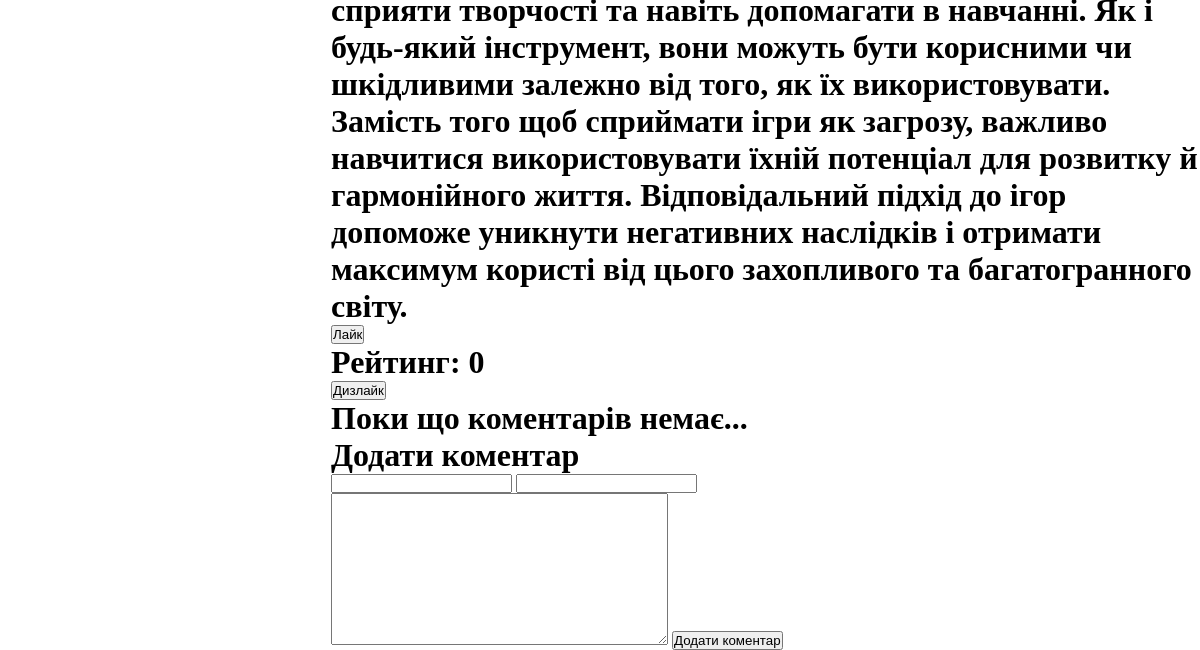
The page /5 (lower part) on the database as committed earlier.
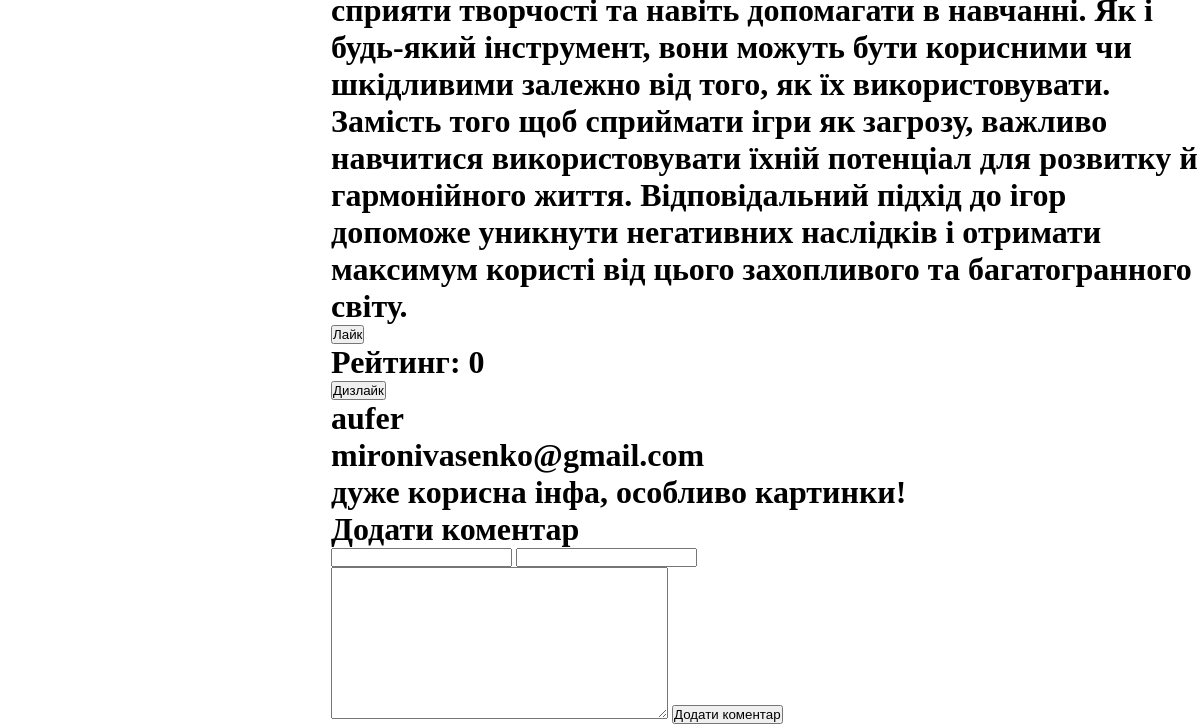
The same page on the database as committed later.
### news/models.py (models this page shows, shortened)
class Comments(models.Model):
    name = models.CharField('Ім`я', max_length= 20)
    email = models.EmailField('example@gmail.com')
    commenttext = models.TextField('Текст коментаря', max_length= 200)
    articlekey = models.ForeignKey(Articles,related_name="comments",on_delete= models.CASCADE)
    date = models.DateField('Дата публікації', auto_now_add= True)
    class Meta:
        verbose_name = 'Коментар'
        verbose_name_plural = 'Коментарі'

### main/views.py (the view)
# urls.py: path('<int:article_id>', views.articlewindow, name='articlewindow'),
def articlewindow(request, article_id):
    newcomm = commentform
    newcomm.articlekey = article_id
    if request == 'POST':
        newcomm = commentform(request.POST)
        newcomm.id_articlekey = article_id
    news = Articles.objects.order_by('date')
    new = Articles.objects.get(pk = article_id)
    comments = new.comments.all()
    return render(request,'main/articlewindow.html', {'id':article_id,'news':news,'new': new,'commentform':newcomm,'comments':comments })

### news/models.py (called while the page is built)
    def getlikes(self):
        return self.interactions.filter(is_like=True).count()

    def getdislikes(self):
        return self.interactions.filter(is_like=False).count()

    def getrating(self):
        return self.getlikes() - self.getdislikes()

    def getcommentsamount(self):
        return self.comments.count()

### main/templates/main/articlewindow.html (shortened to what this page needs)
{% extends 'main/shablon.html' %}
{% load static %}
{% block content %}
    <div class="allarticles">
    {% if news and id and new %}
        <h1>{{ new.articletext | safe }}</h1>
        <form method="post" action="{% url 'like_article' new.id %}">
            <button type="submit">Лайк</button>
        </form>
        <h1>Рейтинг: {{ new.getrating }}</h1>
        <form method="post" action="{% url 'dislike_article' new.id %}">
            <button type="submit">Дизлайк</button>
        </form>
        {% if new.getcommentsamount == 0 %}
            <h1>Поки що коментарів немає...</h1>
        {% else %}
            {% for com in comments %}
                <h1>{{ com.name }}</h1>
                <h1>{{ com.email }}</h1>
                <h1>{{ com.commenttext }}</h1>
            {% endfor %}
        {% endif %}
        <h1>Додати коментар</h1>
        <form method="post" action="{% url 'comment' new.id %}">
            {{ commentform.name }} {{ commentform.email }} </br>
            {{ commentform.commenttext }}
            <button class="btn btn-success" type="submit">Додати коментар</button>
        </form>
    {% else %}
        <h1>А де?!</h1>
    {% endif %}
    </div>
{% endblock %}

Rows that differ between the two databases and show on the page:
added Comments: name "aufer", email "mironivasenko@gmail.com", commenttext "дуже корисна інфа, особливо картинки!"
Other text that changed with them:
text no longer shown: "Поки що коментарів немає..."
